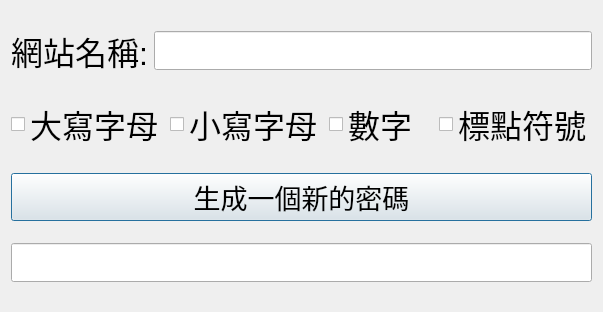
<?xml version="1.0" encoding="UTF-8"?>
<ui version="4.0">
 <class>PasswordGenerate</class>
 <widget class="QDialog" name="PasswordGenerate">
  <property name="geometry">
   <rect>
    <x>0</x>
    <y>0</y>
    <width>603</width>
    <height>312</height>
   </rect>
  </property>
  <property name="font">
   <font>
    <pointsize>20</pointsize>
   </font>
  </property>
  <property name="windowTitle">
   <string>密碼生成小程序</string>
  </property>
  <layout class="QVBoxLayout" name="verticalLayout">
   <item>
    <layout class="QHBoxLayout" name="horizontalLayout">
     <item>
      <widget class="QLabel" name="label">
       <property name="font">
        <font>
         <pointsize>24</pointsize>
        </font>
       </property>
       <property name="text">
        <string>網站名稱:</string>
       </property>
      </widget>
     </item>
     <item>
      <widget class="QLineEdit" name="lineEdit_site">
       <property name="font">
        <font>
         <pointsize>20</pointsize>
        </font>
       </property>
      </widget>
     </item>
    </layout>
   </item>
   <item>
    <layout class="QHBoxLayout" name="horizontalLayout_2">
     <item>
      <widget class="QCheckBox" name="checkBox_upper">
       <property name="font">
        <font>
         <pointsize>24</pointsize>
        </font>
       </property>
       <property name="text">
        <string>大寫字母</string>
       </property>
      </widget>
     </item>
     <item>
      <widget class="QCheckBox" name="checkBox_lower">
       <property name="font">
        <font>
         <pointsize>24</pointsize>
        </font>
       </property>
       <property name="text">
        <string>小寫字母</string>
       </property>
      </widget>
     </item>
     <item>
      <widget class="QCheckBox" name="checkBox_number">
       <property name="font">
        <font>
         <pointsize>24</pointsize>
        </font>
       </property>
       <property name="text">
        <string>數字</string>
       </property>
      </widget>
     </item>
     <item>
      <widget class="QCheckBox" name="checkBox_puc">
       <property name="font">
        <font>
         <pointsize>24</pointsize>
        </font>
       </property>
       <property name="text">
        <string>標點符號</string>
       </property>
      </widget>
     </item>
    </layout>
   </item>
   <item>
    <widget class="QPushButton" name="pushButton">
     <property name="font">
      <font>
       <pointsize>20</pointsize>
      </font>
     </property>
     <property name="text">
      <string>生成一個新的密碼</string>
     </property>
    </widget>
   </item>
   <item>
    <widget class="QLineEdit" name="lineEdit_result">
     <property name="font">
      <font>
       <pointsize>20</pointsize>
      </font>
     </property>
    </widget>
   </item>
  </layout>
 </widget>
 <resources/>
 <connections/>
</ui>
